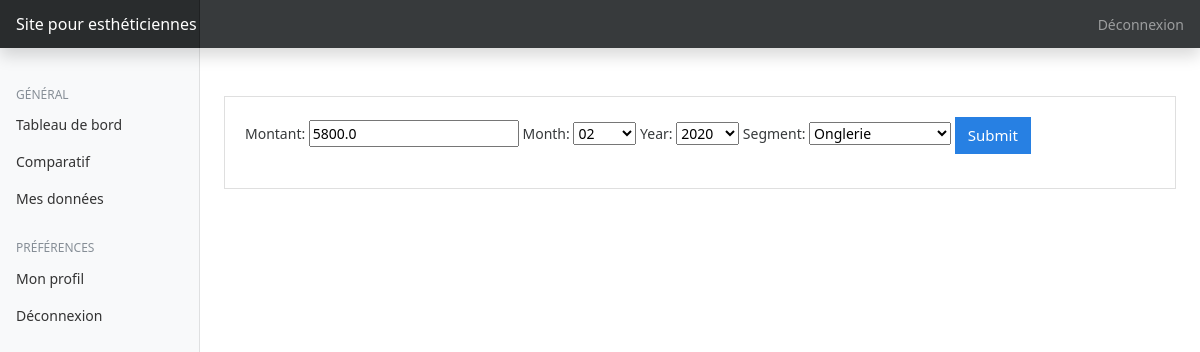
/edit_ca/21/ (signed in), run on the app's committed database.
### accounts/models.py (models this page shows, shortened)
class CA(models.Model):
    SEGMENT = (
        ('Onglerie', 'Onglerie'),
        ('Epilation', 'Epilation'),
        ('Prestations corps', 'Prestations corps'),
        ('Prestations visage', 'Prestations visage'),
        ('Maquillage', 'Maquillage')
    )
    YEAR = tuple((str(i), str(i)) for i in range(
        2010, int(datetime.date.today().strftime("%Y")) + 1))  # Obtenir la liste des années en format string de 2010 à aujourd'hui.
    MONTH = (("01", "01"), ("02", "02"), ("03", "03"), ("04", "04"), ("05", "05"), ("06", "06"),
             ("07", "07"), ("08", "08"), ("09",
                                          "09"), ("10", "10"), ("11", "11"), ("12", "12")
             )
    month = models.CharField(max_length=200, null=True, choices=MONTH)
    year = models.CharField(max_length=200, null=True, choices=YEAR)
    montant = models.FloatField(null=True)
    company = models.CharField(max_length=200, null=True)
    author = models.ForeignKey(to=User, null=True,
                               on_delete=models.CASCADE)
    segment = models.CharField(max_length=200, null=True, choices=SEGMENT)
    date_created = models.DateTimeField(auto_now_add=True, null=True)
    date = models.DateTimeField(null=True)

### accounts/views.py (the view)
# urls.py: path('edit_ca/<str:pk>/', views.editCA, name="edit_ca"),
@login_required(login_url='login')
def editCA(request, pk):
    ca = CA.objects.get(id=pk)
    form = CAForm(instance=ca)
    if request.method == 'POST':
        form = CAForm(request.POST, instance=ca)
        if form.is_valid():
            form.save()
            return redirect('/mescomptes')
    context = {'form': form}
    return render(request, 'accounts/add_ca.html', context)

### accounts/forms.py
class CAForm(ModelForm):
    class Meta:
        model = CA
        fields = ('montant', 'month', 'year', 'segment')

### templates/accounts/add_ca.html (shortened to what this page needs)
{% extends 'base.html' %} {% block content %}
<div class="card">
    <div class="card-body">
      <form action="" method="POST">
          {{form}}
        <input
          type="submit"
          value="Submit"
          class="btn btn-primary btn-primary-sm"
        />
      </form>
    </div>
  </div>
</div>
{% endblock %}

### esthsite/static/css/dashboard.css (style rules this page uses)
body { font-size: 0.875rem; }

### data on the page
CA: montant "5800.0", month "02", year "2020", segment "Onglerie"
